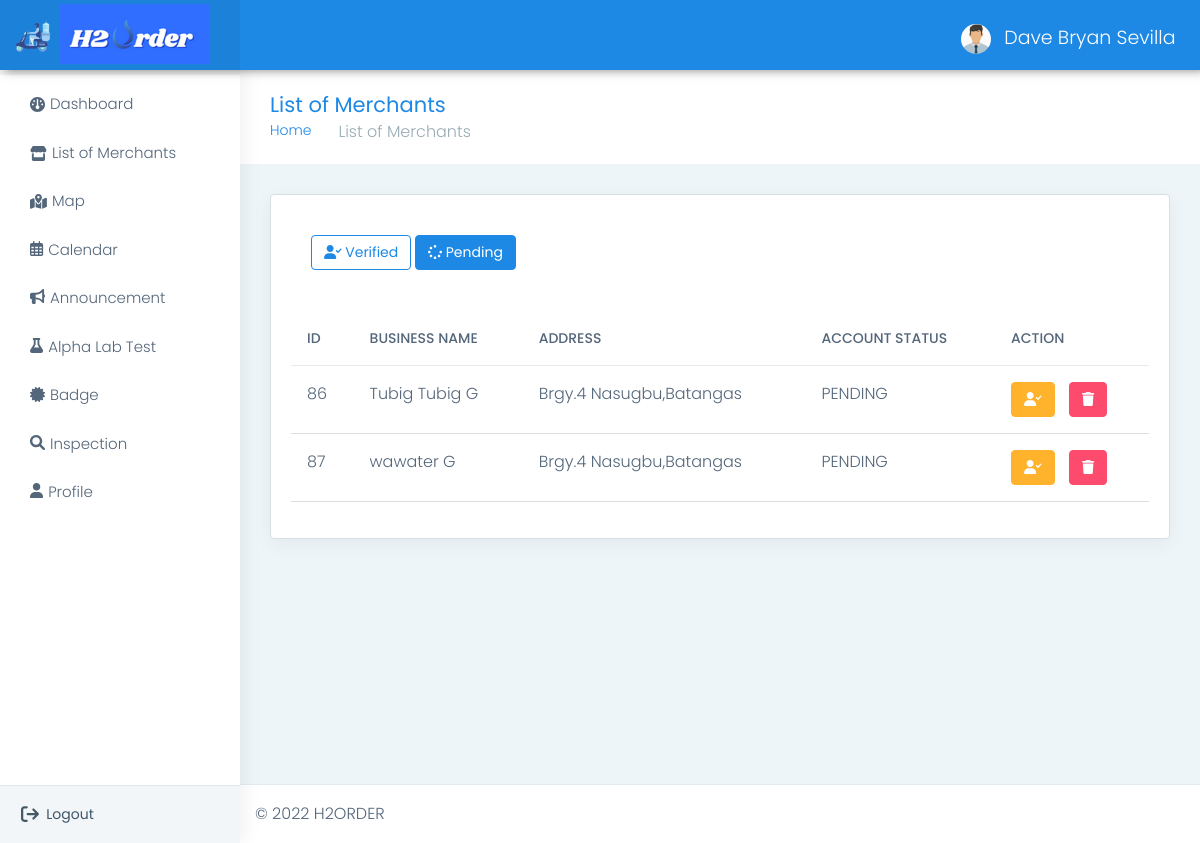
The app's page /admin/pending_merchant_list.php (signed in) with its own data.
### tables this page shows
CREATE TABLE `merchant` (
  `merchant_id` int(11) NOT NULL,
  `username` varchar(255) NOT NULL,
  `password` varchar(255) NOT NULL,
  `business_name` varchar(255) NOT NULL,
  `owner` varchar(255) NOT NULL,
  `address` varchar(255) NOT NULL,
  `barangay` varchar(255) NOT NULL,
  `email` varchar(255) NOT NULL,
  `contact_number` varchar(255) NOT NULL,
  `image` varchar(255) NOT NULL,
  `latitude` varchar(255) NOT NULL,
  `longitude` varchar(255) NOT NULL,
  `opening` time NOT NULL,
  `closing` time NOT NULL,
  `status` varchar(255) NOT NULL
);

### admin/name.php (called while the page is built, shortened)
<?php
	require 'connect.php';
	$query = $conn->query("SELECT * FROM `admin` WHERE `admin_id` = '$_SESSION[admin_id]'") or die(mysqli_error());
	$fetch = $query->fetch_array();
?>

### admin/pending_merchant_list.php (the view, shortened to what this page needs)
<!DOCTYPE html>
<?php
    require 'name.php';
?>
<html dir="ltr" lang="en">
<head>
    <link href="css/style.min.css" rel="stylesheet">
<link rel="stylesheet" href="https://cdn.datatables.net/1.10.21/css/dataTables.bootstrap4.min.css">
 <link rel='stylesheet' href='https://cdn.datatables.net/buttons/1.2.2/css/buttons.bootstrap.min.css'>
<link rel='stylesheet' href='https://cdn.datatables.net/1.10.24/css/jquery.dataTables.min.css'>
<link rel='stylesheet' href='https://cdn.datatables.net/datetime/1.0.3/css/dataTables.dateTime.min.css'>
</head>
<body>
    <div id="main-wrapper" data-layout="vertical" data-navbarbg="skin5" data-sidebartype="full"
        data-sidebar-position="absolute" data-header-position="absolute" data-boxed-layout="full">
        <header class="topbar" data-navbarbg="skin6">
            <nav class="navbar top-navbar navbar-expand-md navbar-dark">
                <div class="navbar-header" data-logobg="skin6">
                   <a class="navbar-brand ms-4" href="adminhome.php">
                        <b class="logo-icon">
                            <img src="assets/images/logo.png" style="height: 60px; margin-top: 15px; margin-left:-20px" alt="homepage" class="dark-logo" />
                        </b>
                        <span class="logo-text">
                            <img src="assets/images/H3.png" style="width: 150px; margin-left: -10px;margin-top:-10px" alt="homepage" class="dark-logo" />
                        </span>
                    </a>
                </div>
                <div class="navbar-collapse collapse" id="navbarSupportedContent" data-navbarbg="skin5">
                    <ul class="navbar-nav me-auto mt-md-0 ">
                        <li class="nav-item search-box">
                            <a class="nav-link text-muted" href="javascript:void(0)"><i class="ti-search"></i></a>
                        </li>
                    </ul>
                    <ul class="navbar-nav">
                        <li class="nav-item dropdown">
                            <a class="nav-link dropdown-toggle text-muted waves-effect waves-dark" href="#" id="navbarDropdown" role="button" data-bs-toggle="dropdown" aria-expanded="false">
                                <img src = "photo/<?php echo $fetch['photo']?>" alt="user" class="profile-pic me-2">
                                <?php echo $fetch['name']?>
                            </a>
                        </li>
                    </ul>
                </div>
            </nav>
        </header>
        <aside class="left-sidebar" data-sidebarbg="skin6">
            <div class="scroll-sidebar">
                  <?php include 'navbar.php' ?>
            </div>
            <div class="sidebar-footer">
                <div class="row">
                    <div class="col-4 link-wrap">
                        <a href="logout.php" class="link" data-toggle="tooltip" title="" data-original-title="Logout"><i class="fa-solid fa-arrow-right-from-bracket"></i></a>
                    </div>
                    <div class="col-4 link-wrap" style="margin-left:-50px; margin-top: 3px">
                          Logout
                    </div>
                </div>
            </div>
        </aside>
        <div class="page-wrapper">
            <div class="page-breadcrumb">
                <div class="row align-items-center">
                    <div class="col-md-6 col-8 align-self-center">
                        <h3 class="page-title mb-0 p-0">List of Merchants</h3>
                        <div class="d-flex align-items-center">
                            <nav aria-label="breadcrumb">
                                <ol class="breadcrumb">
                                    <li class="breadcrumb-item"><a href="#">Home</a></li>
                                    <li class="breadcrumb-item active" aria-current="page">List of Merchants</li>
                                </ol>
                            </nav>
                        </div>
                    </div>
                </div>
            </div>
            <div class="container-fluid">
                <div class="row">
                    <div class="col-sm-12">
                        <div class="card">
                            <div class="card-body">
                                <div class="table-responsive">
<a  class = "btn btn-outline-info" href = "merchant_list.php"
 style="margin-left:20px; margin-top:20px;">
 <i class = "fas fa-user-check"></i>
                    Verified </a>
<a class="btn btn-info" href = "pending_merchant_list.php" style="margin-top: 20px">
    <i class = "fa fa-spinner fa-spin"></i> Pending </a>
 <br><br>
     <br>
                                 <form action ="query_verified_merchant.php?merchant_id=<?php echo
                                                     $fetch['merchant_id']?>" method = "POST">
                                    <table id="table" class="table user-table">
                                        <thead>
                                            <tr>
                                                <th class="border-top-0">ID</th>
                                                <th class="border-top-0">BUSINESS NAME</th>
                                                <th class="border-top-0">ADDRESS</th>
                                                <th class="border-top-0">ACCOUNT STATUS</th>
                                                <th class="border-top-0">ACTION</th>
                                            </tr>
                                        </thead>
                                        <tbody>
                                             <?php
                                                 $query = $conn->query("SELECT *
                                                 FROM merchant
                                                 WHERE status='pending'
                                                 ORDER BY business_name ASC ") or die(mysqli_error());
                                                 while($fetch = $query->fetch_array()){
                                              ?>
                                            <tr>
                                                <td><?php echo $fetch['merchant_id']?></td>
                                                <td><?php echo $fetch['business_name']?></td>
                                                <td><?php echo $fetch['address']?> <?php echo $fetch['barangay']?> Nasugbu,Batangas</td>
                                                <td><?php echo strtoupper($fetch['status'])?></td>
                                                <td><a class = "btn btn-warning" name="up" href="approve_merchants.php?merchant_id=<?php echo
                                                     $fetch['merchant_id']?>" style="color:white;" ><i class="fa-solid fa-user-check"></i></a>
                                                    <a class = "btn btn-danger" href="delete_merchant.php?merchant_id=<?php echo $fetch['merchant_id']?>" onclick = "confirmationDelete(this); return false;"
                                                     style="color:white; margin-left:10px">
                                                    <i class="fa-solid fa-trash"></i></a></td>
                                            </tr>
                                             <?php
                                                }
                                              ?>
                                            </tbody>
                                        </table>
                                    </div>
                                </div>
                            </div>
                        </div>
                    </div>
            </div>
            <footer class="footer">© 2022 H2ORDER  </a>
            </footer>
        </div>
    </div>
</body>
</html>

### admin/pending_merchant_list.php (style rules this page uses)
tbody, td, tfoot, th, thead, tr { border-color: #DCDCDC; border-style:solid; border-width: 0; }
.btn-info { color: white; }

### records on screen
merchant: merchant_id "86", business_name "Tubig Tubig G", barangay "Brgy.4", status "PENDING"
merchant: merchant_id "87", business_name "wawater G", barangay "Brgy.4", status "PENDING"

### other values on screen
$fetch['name'] "Dave Bryan Sevilla"
